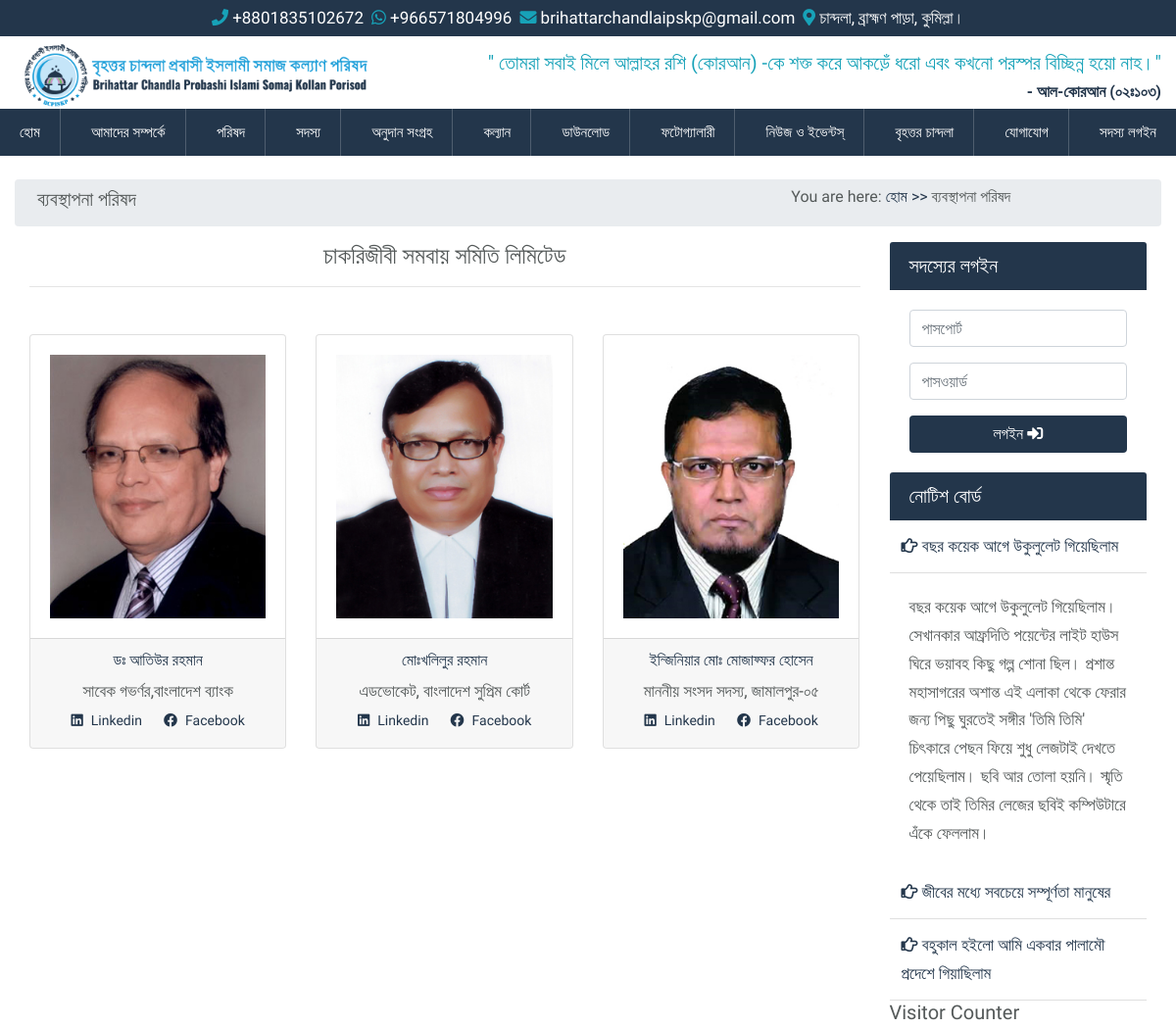
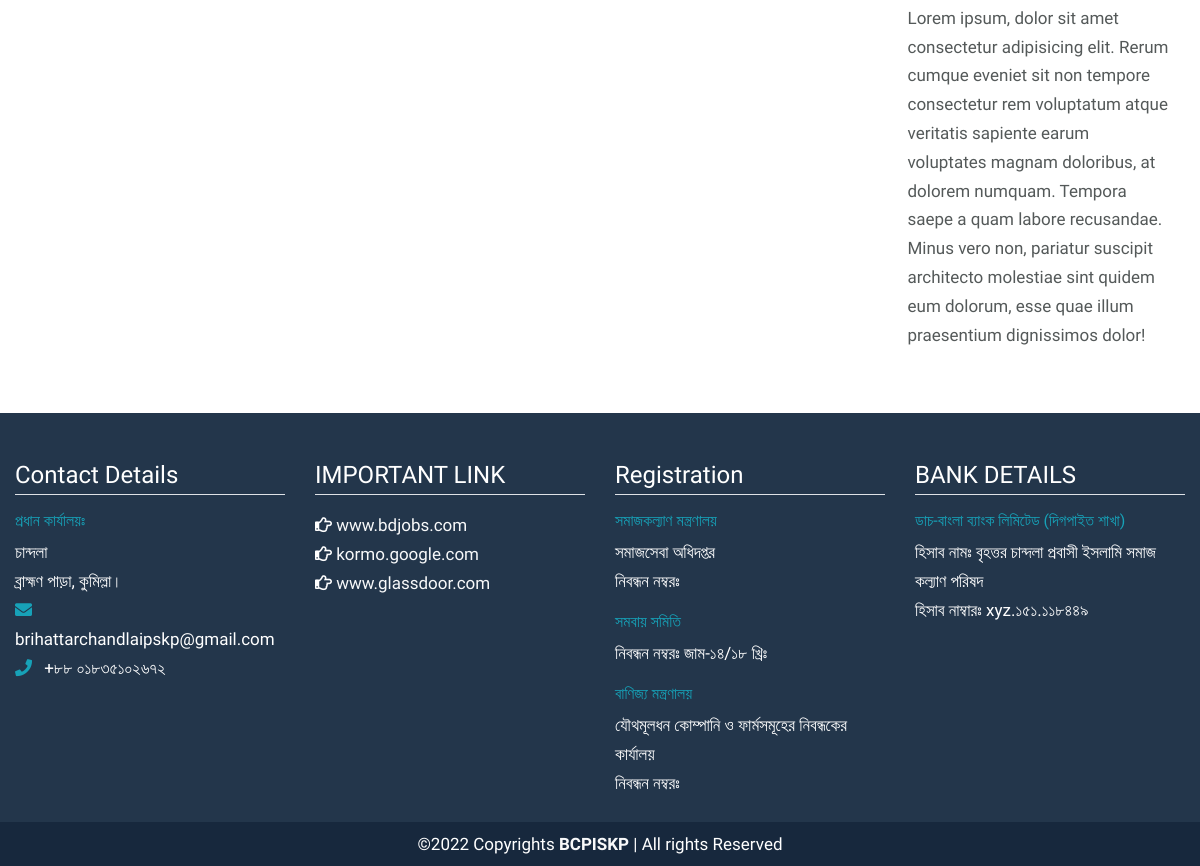
Page /management on the committed database (2 pictures, top to bottom).
### src/models.py (models this page shows, shortened)
class AdvisoryMember(models.Model):
    name = models.CharField(max_length=255)
    designation = models.CharField(max_length=255)
    image = models.ImageField(upload_to="advisory_members/")
    facebook = models.URLField(default="", blank=True, null=True)
    linkedin = models.URLField(default="", blank=True, null=True)
    is_active = models.BooleanField(default=True, blank=True, null=True)
    created_at = models.DateTimeField(auto_now_add=True)
    updated_at = models.DateTimeField(auto_now=True)

class Notice(models.Model):
    title = models.CharField(max_length=255, blank=True, null=True)
    description = models.TextField(null=True, blank=True)
    is_active = models.BooleanField(default=True, blank=True, null=True)
    created_at = models.DateTimeField(auto_now_add=True)
    updated_at = models.DateTimeField(auto_now=True)

### src/views.py (the view)
# urls.py: path("management", management, name="management"),
def management(request):
    advisory_members = AdvisoryMember.objects.filter(is_active=True)
    context = {"advisory_members": advisory_members}
    return render(request, "pages/commiittee/management.html", context)

### src/context_processors.py (called while the page is built)
def get_notice(request):
    notices = Notice.objects.filter(is_active=True).order_by("-id")
    return {"notices": notices}

### templates/pages/commiittee/management.html (shortened to what this page needs)
{% extends 'base.html' %}
{% load static %}
{% block content %}
<div class="container-fluid">
    <div class="row breadcrumb p-2">
        <div class="col-md-8">
            <h5>ব্যবস্থাপনা পরিষদ</h5>
        </div>
        <div class="col-md-4">
            <h6>You are here: <a href="{% url 'home' %}">হোম >></a> ব্যবস্থাপনা পরিষদ</h6>
        </div>
    </div>
    <div class="row">
        <div class="intro-main col-md-9">
            <h4 class="text-center">চাকরিজীবী সমবায় সমিতি লিমিটেড</h4>
            <hr>
            <div class="row mt-5">
                {% for member in advisory_members %}
                <div class="col-md-4">
                    <div class="card">
                        <div class="card-body">
                            <img class="img-fluid" src="{{ member.image.url }}" alt="{{ member.name }}">
                        </div>
                        <div class="card-footer text-center">
                            <h6 class="text-blue">{{ member.name }}</h6>
                            {{ member.designation }}
                            <div class="">
                                <a class="btn btn-sm btn-blue" href=""><i class="fab fa-linkedin mr-2"></i>Linkedin</a>
                                <a class="btn btn-sm btn-blue" href=""><i class="fab fa-facebook mr-2"></i>Facebook</a>
                            </div>
                        </div>
                    </div>
                </div>
                {% endfor %}
            </div>
        </div>
        <div class="intro-right col-md-3">
            <div class="member-login">
                {% include "snippets/member_login.html" %}
            </div>
            <div class="notice-board">
                {% include "snippets/notice_board.html" %}
            </div>
            <div class="visitor-count">
                {% include "snippets/visitor_count.html" %}
            </div>
        </div>
    </div>
</div>
{% endblock content %}

### templates/snippets/notice_board.html
<div class="card border-0">
  <h5 class="card-header bg-blue">নোটিশ বোর্ড</h5>
  <div class="card-body p-0 accordion" id="accordionExample">
    {% for notice in notices %}
    <div class="card border-0">
      <div class="card-header p-1 bg-white" id="heading{{notice.id}}">
        <a href="" class="px-2 py-2 d-block" type="button" data-toggle="collapse" data-target="#collapse{{notice.id}}"
          aria-expanded="true" aria-controls="collapseOne">
          <i class="far fa-hand-point-right"></i> {{notice.title}}
        </a>
      </div>
      <div id="collapse{{notice.id}}" class="collapse {% if forloop.counter0 == 0 %} show {% endif %}"
        aria-labelledby="heading{{notice.id}}" data-parent="#accordionExample">
        <div class="card-body">
          {{notice.description}}
        </div>
      </div>
    </div>
    {% endfor %}
  </div>
</div>

### static/css/style_backup.css (style rules this page uses)
body { margin: 0; padding: 0; font-family: 'Baloo Da 2', cursive; font-size: 17px; line-height: 1.8rem; color: #545959; }

### static/css/main.css (style rules this page uses)
:root { --mainColor: #23364B; --darkBlue: #17283d; }
.bg-blue { color: #fff; background-color: var(--mainColor); }
.text-blue { color: var(--mainColor); }

### rows in the picture
AdvisoryMember: image (picture), name "ডঃ আতিউর রহমান", designation "সাবেক গভর্ণর,বাংলাদেশ ব্যাংক"
AdvisoryMember: image (picture), name "মোঃখলিলুর রহমান", designation "এডভোকেট, বাংলাদেশ সুপ্রিম কোর্ট"
AdvisoryMember: image (picture), name "ইন্জিনিয়ার মোঃ মোজাফ্ফর হোসেন", designation "মাননীয় সংসদ সদস্য, জামালপুর-০৫"
Notice: title "বছর কয়েক আগে উকুলুলেট গিয়েছিলাম", description "বছর কয়েক আগে উকুলুলেট গিয়েছিলাম। সেখানকার আফ্রদিতি পয়েন্টের লাইট হাউস ঘিরে ভয়াবহ কিছু গল্প শোনা ছিল। প্রশান্ত মহাসাগরের অশান্ত এই এলাকা থেকে ফেরার জন্য পিছু ঘুরতেই সঙ্গীর 'তিমি তিমি' চিৎকারে পেছন ফিয়ে শুধু লেজটাই দেখতে পেয়েছিলাম। ছবি আর তোলা হয়নি। স্মৃতি থেকে তাই তিমির লেজের ছবিই কম্পিউটারে এঁকে ফেললাম।"
Notice: title "জীবের মধ্যে সবচেয়ে সম্পূর্ণতা মানুষের"
Notice: title "বহুকাল হইলো আমি একবার পালামৌ প্রদেশে গিয়াছিলাম"
